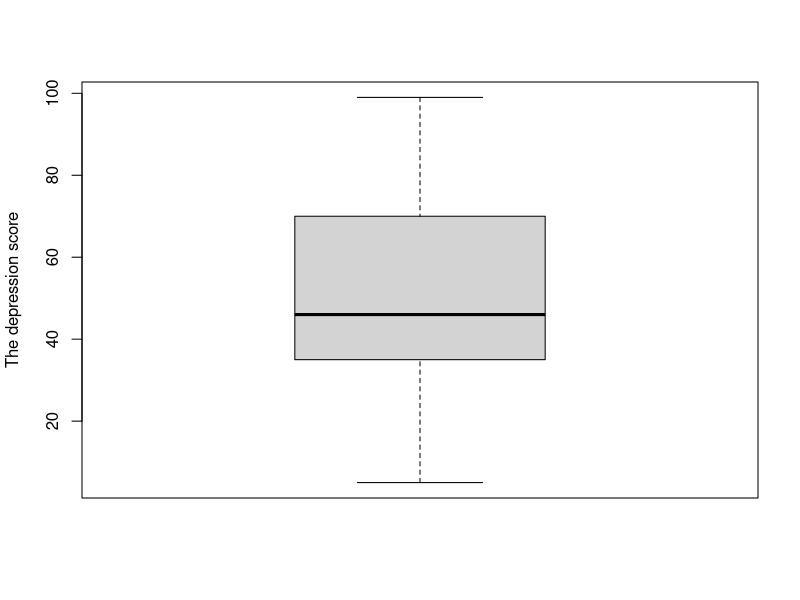

Generate this figure with R:
## ---- chunk 1
knitr::opts_chunk$set(echo = TRUE) 
## ---- chunk 2
# data input
depression_score <- c(45, 39, 25, 47, 49, 5, 70, 99, 74, 37, 99, 35, 8, 59)
# calculate descriptive summaries
mean_score <- mean(depression_score)
median_score <- median(depression_score)
range_score <- max(depression_score) - min(depression_score)
sd_score <- sd(depression_score)
## ---- chunk 3
# create a box plot 
p_box <- boxplot(depression_score, ylab = "The depression score")
